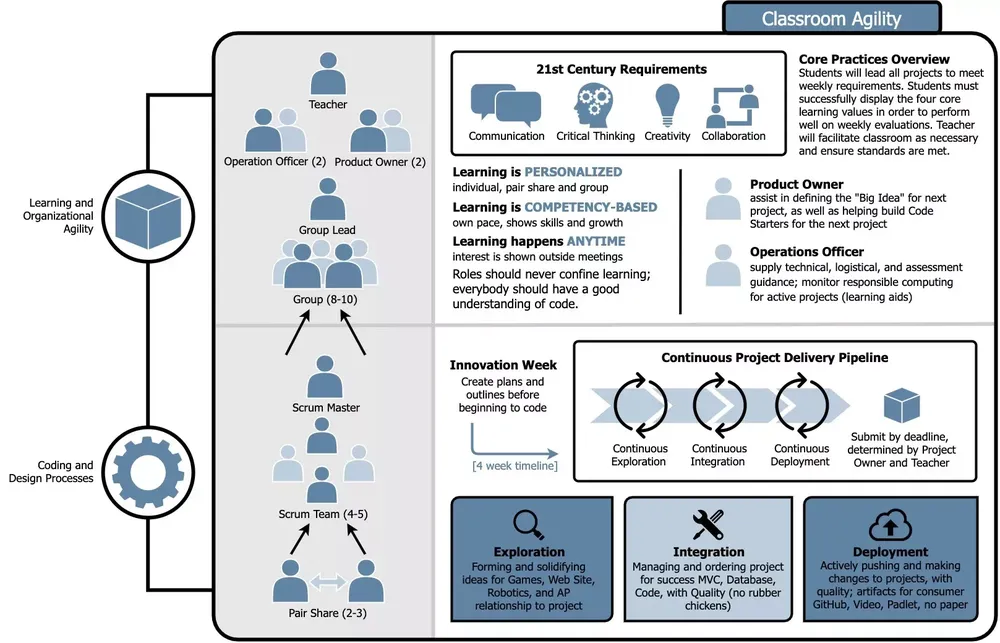
#> input picture images/agile.webp, 1000 x 643 px, shrunk from 1617 x 1039 before the run
$ python image_background_change.py ../images/agile.webp out.png
#> lines starting #> are read from the running program, lines starting #| are printed output that depends on the picture
from PIL import Image
import sys

# Usage: python image_background_change.py input.png output.png

if len(sys.argv) != 3:
    print("Usage: python image_background_change.py input.png output.png")
    sys.exit(1)

input_file = sys.argv[1]
output_file = sys.argv[2]

background_color = (20, 24, 31)  # Example: #14181F

img = Image.open(input_file).convert("RGBA")
bg = Image.new("RGBA", img.size, background_color + (255,))
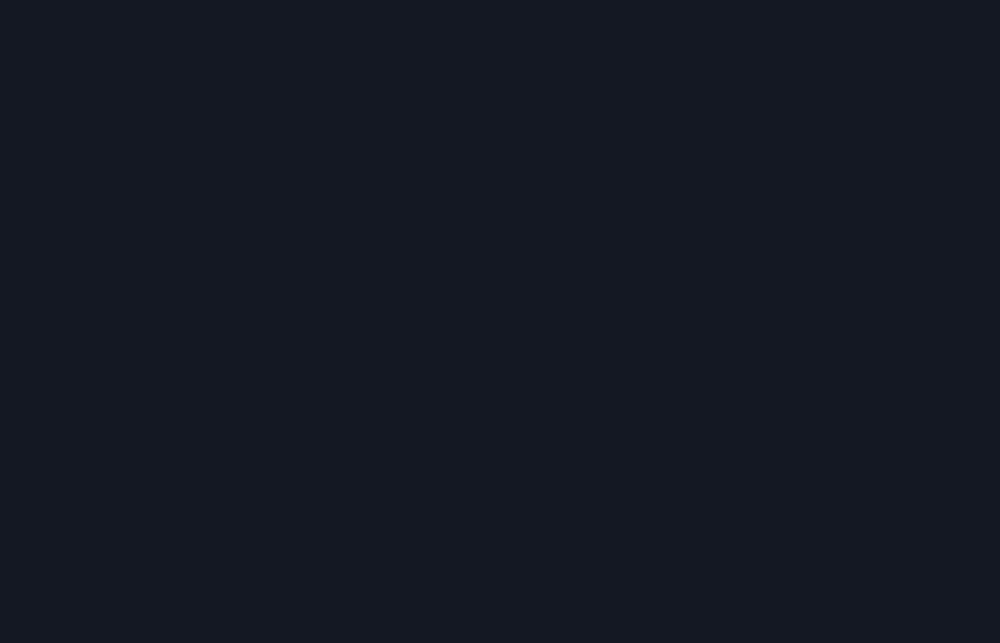
#> bg: PIL image 1000x643 RGBA; mean R, G, B, A 20, 24, 31, 255
bg.paste(img, (0, 0), img)
bg.convert("RGB").save(output_file, "PNG")
